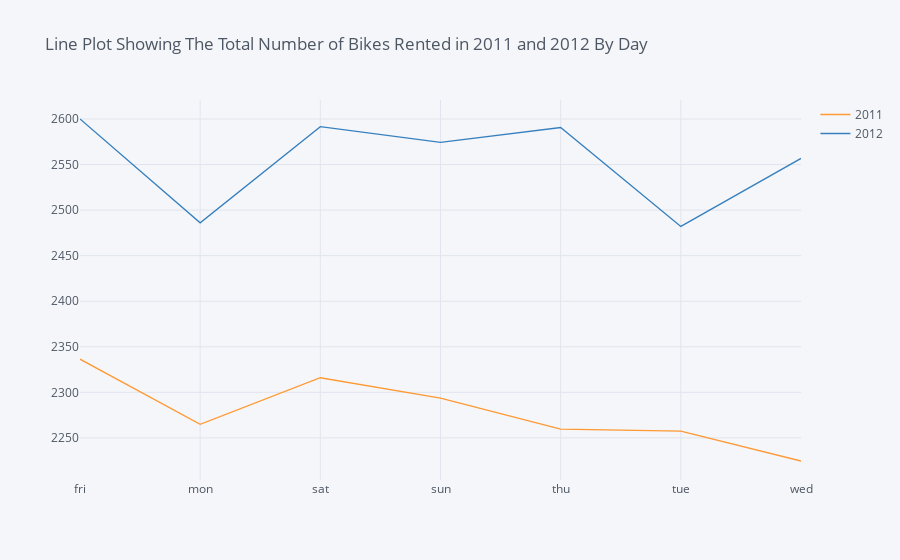

The code cell stored with this chart in its notebook:
### Code cell
a.iplot(title='Line Plot Showing The Total Number of Bikes Rented in 2011 and 2012 By Day')

### Figure 1 — Plotly figure (JSON) as saved in the notebook; plotly's stock layout.template omitted (floating-point values rounded to 4 significant figures)
{"data": [{"line": {"color": "rgba(255, 153, 51, 1.0)", "dash": "solid", "shape": "linear", "width": 1.3}, "mode": "lines", "name": "2011", "text": "", "type": "scatter", "x": ["fri", "mon", "sat", "sun", "thu", "tue", "wed"], "y": [2336.0, 2265.0, 2316.0, 2294.0, 2260.0, 2257.0, 2225.0]}, {"line": {"color": "rgba(55, 128, 191, 1.0)", "dash": "solid", "shape": "linear", "width": 1.3}, "mode": "lines", "name": "2012", "text": "", "type": "scatter", "x": ["fri", "mon", "sat", "sun", "thu", "tue", "wed"], "y": [2600.0, 2486.0, 2592.0, 2574.0, 2591.0, 2482.0, 2557.0]}], "layout": {"autosize": true, "legend": {"bgcolor": "#F5F6F9", "font": {"color": "#4D5663"}}, "paper_bgcolor": "#F5F6F9", "plot_bgcolor": "#F5F6F9", "title": {"font": {"color": "#4D5663"}, "text": "Line Plot Showing The Total Number of Bikes Rented in 2011 and 2012 By Day"}, "xaxis": {"autorange": true, "gridcolor": "#E1E5ED", "range": [0, 6], "showgrid": true, "tickfont": {"color": "#4D5663"}, "title": {"font": {"color": "#4D5663"}, "text": ""}, "type": "category", "zerolinecolor": "#E1E5ED"}, "yaxis": {"autorange": true, "gridcolor": "#E1E5ED", "range": [2204.0, 2621.0], "showgrid": true, "tickfont": {"color": "#4D5663"}, "title": {"font": {"color": "#4D5663"}, "text": ""}, "type": "linear", "zerolinecolor": "#E1E5ED"}}}
